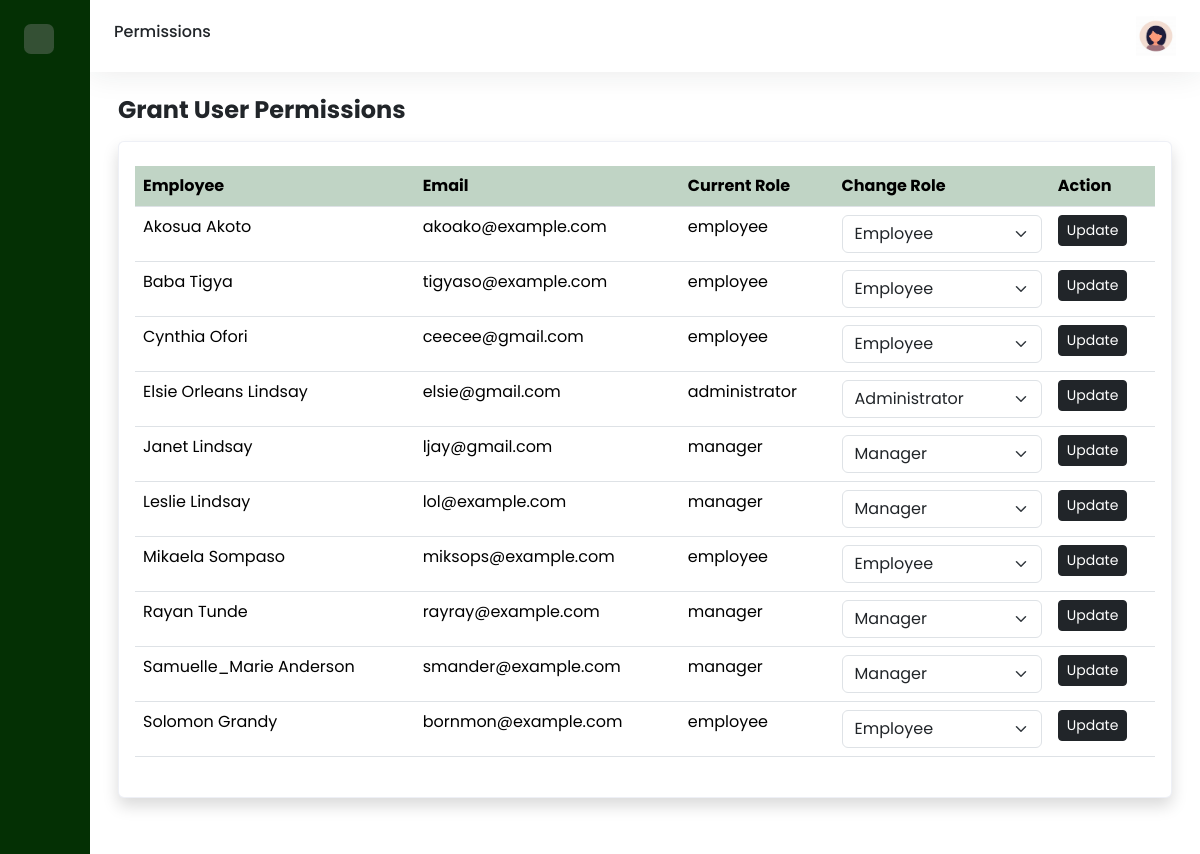
The page /manager/grantp.php (signed in) on the database its author committed.
### tables this page shows
CREATE TABLE `employee` (
  `employee_id` int(11) NOT NULL,
  `first_name` varchar(100) NOT NULL,
  `last_name` varchar(100) NOT NULL,
  `email` varchar(255) NOT NULL,
  `hire_date` date NOT NULL,
  `department_id` int(11) NOT NULL,
  `gender` enum('Male','Female') NOT NULL,
  `manager_id` int(11) DEFAULT NULL,
  `username` varchar(100) NOT NULL,
  `password` varchar(100) NOT NULL,
  `role` enum('administrator','employee','manager','') NOT NULL DEFAULT 'employee',
  `mobile` int(30) NOT NULL
);

### manager/grantp.php (the view, shortened to what this page needs)
<?php
$host = "localhost";
$db   = "leave_management";
$user = "root";
$pass = "";
$conn = new mysqli($host, $user, $pass, $db);
$role = $_SESSION["role"];
$manager_department_id = null;
if ($role === "administrator") {
    $employees = $conn->query("SELECT employee_id, first_name, last_name, email, role, department_id FROM employee ORDER BY first_name ASC");
} elseif ($role === "manager") {
    $stmt = $conn->prepare("SELECT employee_id, first_name, last_name, email, role, department_id FROM employee WHERE department_id=? ORDER BY first_name ASC");
    $stmt->bind_param("i", $manager_department_id);
    $stmt->execute();
    $employees = $stmt->get_result();
} else {
    die("Access denied.");
}
?>
<!DOCTYPE html>
<html>
<head>
    <link href='https://cdn.boxicons.com/fonts/basic/boxicons.min.css' rel='stylesheet'>
    <link href="https://cdn.jsdelivr.net/npm/bootstrap@5.3.7/dist/css/bootstrap.min.css" rel="stylesheet"
>
    <link rel="stylesheet" href="../assets/css/dashboard.css">
</head>
<body>
    <div class="wrapper">
            <aside id="sidebar">
                <div class="d-flex justify-content-between p-4">
                    <button class="toggle-btn border-0" type="button">
                    </button>
                </div>
                <ul class="sidebar-nav">
                    <li class="sidebar-item">
                        <a href="../manager.php" class="sidebar-link">
                        </a>
                    </li>
                    <li class="sidebar-item">
                        <a href="myprofile.php" class="sidebar-link">
                        </a>
                    </li>
                    <li class="sidebar-item">
                        <a href="#" class="sidebar-link collapsed has-dropdown"data-bs-toggle="collapse"
                        data-bs-target="#leave" aria-expanded="false" aria-controls="leave">
                        </a>
                    </li>
                    <li class="sidebar-item">
                        <a href="history.php" class="sidebar-link">
                         </a>
                    </li>
                    <li class="sidebar-item">
                        <a href="#" class="sidebar-link collapsed has-dropdown"data-bs-toggle="collapse"
                        data-bs-target="#emp" aria-expanded="false" aria-controls="emp">
                        </a>
                    </li>
                    <li class="sidebar-item">
                        <a href="#" class="sidebar-link collapsed has-dropdown"data-bs-toggle="collapse"
                        data-bs-target="#manage" aria-expanded="false" aria-controls="manage">
                        </a>
                    </li>
                    <li class="sidebar-item">
                        <a href="report.php" class="sidebar-link">
                        </a>
                    </li>
                    <li class="sidebar-item">
                        <a href="settings.php" class="sidebar-link">
                        </a>
                    </li>
                </ul>
                <div class="sidebar-footer">
                    <a href="../logout.php" class="sidebar-link">
                    </a>
                </div>
            </aside>
            <div class="main">
                <nav class="navbar navbar-expand px-4 py-3">
                    <h6>Permissions</h6>
                    <div class="navbar-collapse collapse">
                        <ul class="navbar-nav ms-auto">
                            <li class="nav-item dropdown">
                                <a href="#" data-bs-toggle="dropdown" class="nav-icon pe-md-0">
                                   <img src="../assets/img/avatar.jpeg" alt="" class="avatar img-fluid">
                                </a>
                            </li>
                        </ul>
                    </div>
                </nav>
                <main class="content px-3 py-4">
                    <div class="container-fluid">
                        <div class="mb-3">
                            <h2 class="fw-bold fs-4 mb-3">
                                Grant User Permissions
                            </h2>
                            <div class="row">
                                <div class="col-12">
                                    <div class="card shadow">
                                        <div class="card-body py-4">
                                            <table class="table table-hover">
                                                <thead>
                                                    <tr class="highlight">
                                                    <th scope="col">Employee</th>
                                                    <th scope="col">Email</th>
                                                    <th scope="col">Current Role</th>
                                                    <th scope="col">Change Role</th>
                                                    <th scope="col">Action</th>
                                                    </tr>
                                                </thead>
                                                <tbody>
                                                    <?php while ($row = $employees->fetch_assoc()): ?>
                                                        <tr>
                                                            <form method="POST">
                                                                <td><?php echo htmlspecialchars($row['first_name'] . " " . $row['last_name']); ?></td>
                                                                <td><?php echo htmlspecialchars($row['email']); ?></td>
                                                                <td><?php echo htmlspecialchars($row['role']); ?></td>
                                                                <td>
                                                                    <select name="role" class="form-select" required>
                                                                        <option value="employee" <?php if ($row['role'] == 'employee') echo 'selected'; ?>>Employee</option>
                                                                        <option value="manager" <?php if ($row['role'] == 'manager') echo 'selected'; ?>>Manager</option>
                                                                        <?php if ($role === "administrator"): ?>
                                                                            <option value="administrator" <?php if ($row['role'] === 'administrator') echo 'selected'; ?>>Administrator</option>
                                                                        <?php endif; ?>
                                                                    </select>
                                                                </td>
                                                                <td>
                                                                    <button type="submit" name="update_role" class="btn btn-dark btn-sm">Update</button>
                                                                </td>
                                                            </form>
                                                        </tr>
                                                    <?php endwhile; ?>
                                                </tbody>
                                            </table>
                                        </div>
                                    </div>
                                </div>
                            </div>
                        </div>
                    </div>
                </main>
            </div>
        </div>
</body>
</html>

### assets/css/dashboard.css (style rules this page uses)
body { font-family: 'Poppins', sans-serif; }
a { text-decoration: none; }
li { list-style: none; }
.wrapper { display: flex; }
.main { display: flex; flex-direction: column; min-height: 100vh; width: 100%; overflow: hidden; transition: all 0.25s ease-in-out; background-color: #FFF; }
#sidebar { width: 90px; min-width: 90px; transition: all 0.25s ease-in-out; background-color: #043004ff; display: flex; flex-direction: column; }
.toggle-btn { width: 30px; height: 30px; color: #FFF; border-radius: 0.425rem; font-size: 18px; display: flex; justify-content: center; align-items: center; background-color: #345034; }
.sidebar-nav { padding: 0.8rem; flex: 11 auto; z-index: 10; }
a.sidebar-link { padding: .625rem 1.125rem; color: #9db1a1; display: block; white-space: nowrap; font-weight: 700; border-left: 3px solid transparent; }
.sidebar-item { position: relative; }
.navbar { background-color: #FFF; box-shadow: 0 0 2rem 0 rgba(33, 37, 41, 0.1); }
.navbar-expand .navbar-collapse { min-width: 200px; }
.avatar { height: 40px; width: 40px; }
.card { background-color: #FFF; transition: 0.4s; cursor: pointer; color: #000; margin-bottom: 1rem; border-color: rgba(231, 234, 243, 0.7); }
.table>thead tr { color: #FFF; text-align: left; }
tr.highlight th { background-color: #c0d4c5; color: #000; }
.content { flex: 11 auto; }

### rows shown on the page
employee: first_name+last_name "Akosua Akoto", email "akoako@example.com", role "employee", role "Employee"
employee: first_name+last_name "Baba Tigya", email "tigyaso@example.com", role "employee", role "Employee"
employee: first_name+last_name "Cynthia Ofori", email "ceecee@gmail.com", role "employee", role "Employee"
employee: first_name+last_name "Elsie Orleans Lindsay", email "elsie@gmail.com", role "administrator", role "Administrator"
employee: first_name+last_name "Janet Lindsay", email "ljay@gmail.com", role "manager", role "Manager"
employee: first_name+last_name "Leslie Lindsay", email "lol@example.com", role "manager", role "Manager"
employee: first_name+last_name "Mikaela Sompaso", email "miksops@example.com", role "employee", role "Employee"
employee: first_name+last_name "Rayan Tunde", email "rayray@example.com", role "manager", role "Manager"
employee: first_name+last_name "Samuelle_Marie Anderson", email "smander@example.com", role "manager", role "Manager"
employee: first_name+last_name "Solomon Grandy", email "bornmon@example.com", role "employee", role "Employee"
